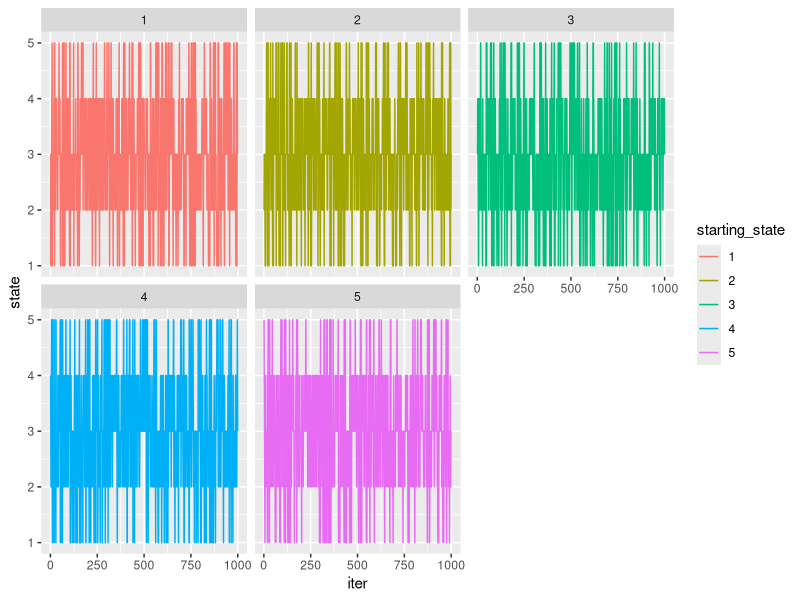
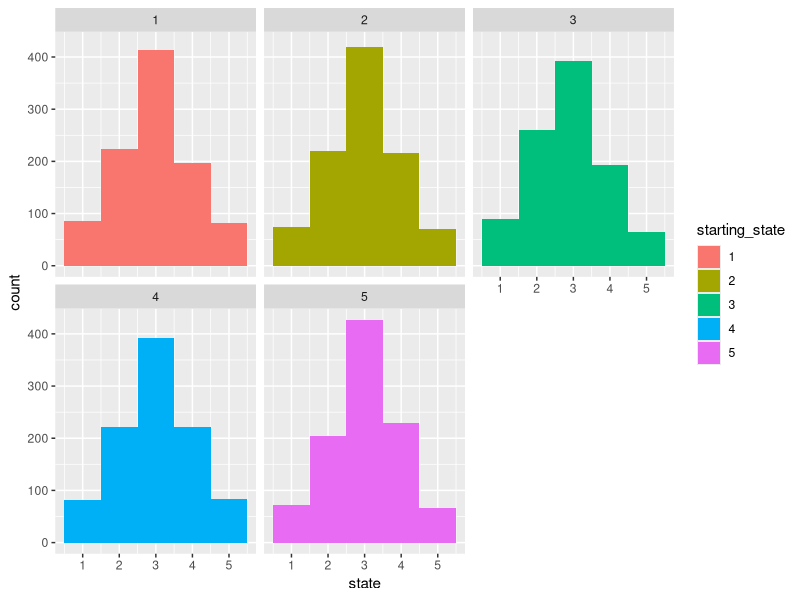
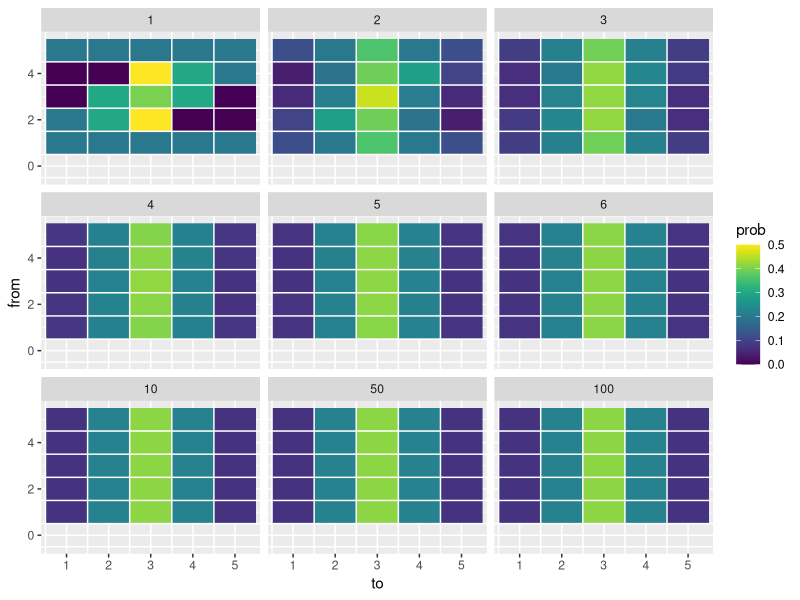

These charts were generated, in order, by the following R code:
## ---- chunk 1
packs <- c("tidyverse", "expm", "viridis")

# install any that are not here
install_em <- setdiff(packs, rownames(installed.packages()))
if (length(install_em) > 0) install.packages(pkgs = install_em)

# load em up
dump <- lapply(packs, function(x) library(x, character.only = TRUE))
## ---- chunk 2
P <- matrix(
  c(.2, .2, .2, .2, .2,
    .2, .3, .5, 0, 0,
    0,  .3, .4, .3, 0,
    0, 0, .5, .3, .2,
    .2, .2, .2, .2, .2),
  ncol = 5,
  byrow = TRUE
)
P
## ---- chunk 3
#' function to simulate from a transition probability matrix
#' @param P the transition probability matrix.  The states are assumed to be
#' the integers from 1 to the number of rows/columns.  Rows must sum to one.
#' @param init starting value
#' @param reps number of steps of the chain to make
sim_tpm <- function(P, init, reps) {
  stopifnot(all(near(rowSums(P), 1))) # make sure rows sum to 1
  stopifnot(init %in% 1:nrow(P)) # make sure starting point is valid
  
  ret  <- rep(NA, reps)  # to return values at the end
  
  ret[1] <- init # set first state to init
  for (i in 2:reps) {  # updated states 2...reps, each according to the previous and P
     ret[i] <- sample(x = 1:nrow(P), size = 1, prob = P[ret[i - 1], ])
  }
  
  tibble::tibble(iter = 1:reps, state = ret)
}
## ---- chunk 4
set.seed(5)  # for reproducibility
runs5 <- lapply(1:5, function(x) sim_tpm(P, x, 1000)) %>%
  bind_rows(.id = "starting_state")
# look at a few rows of that
runs5[1:20, ]
## ---- chunk 5
ggplot(runs5, aes(x = iter, y = state, colour = starting_state)) +
  geom_line() +
  facet_wrap(~ starting_state, ncol = 3)
## ---- chunk 6
ggplot(runs5, aes(x = state, fill = starting_state)) +
  geom_histogram(bins = 5) +
  facet_wrap(~ starting_state, ncol = 3)
## ---- chunk 7
# let's say v0 state is known with certainty:
v0 <- c(0, 0, 0, 1, 0)

# probs after one step
v1 <- v0 %*% P
v1

# another step
v2 <- v1 %*% P
v2
# and another
v3 <- v2 %*% P
v3
## ---- chunk 8
v3_alt <- (((v0 %*% P) %*% P) %*% P)
v3_alt
## ---- chunk 9
v3_alt2 <- v0 %*% (P %*% P %*% P)
v3_alt2
## ---- chunk 10
library(expm)

P %^% 1  # Just P itself

P %^% 2  # After two steps

P %^% 3  # After three steps

P %^% 10 # After 10 steps
## ---- chunk 11
ns <- c(1, 2, 3, 4, 5, 6, 10, 50, 100)
names(ns) <- ns

# get all the tpm values in long format
probs <- lapply(ns, function(x) {
  M <- P %^% x
  colnames(M) <- 1:5
  M %>% 
    as_tibble() %>%
    mutate(from = 1:5) %>%
    gather(key = "to", value = "prob", -from)
  }) %>%
  bind_rows(.id = "power") %>%
  mutate(power = as.integer(power))

# plot em
ggplot(probs, aes(x = to, y = from, fill = prob)) +
  geom_raster() +
  facet_wrap(~ power, ncol = 3) +
  scale_fill_viridis() +
  geom_hline(yintercept = 0:5 - 0.5, colour = "white") +
  geom_vline(xintercept = 0:5 - 0.5, colour = "white")
